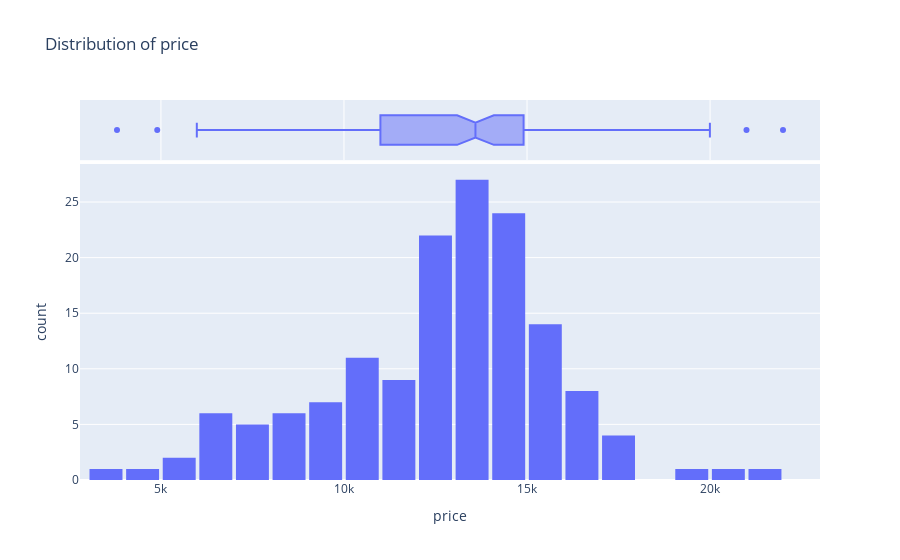

Source (notebook cell):
### Code cell
fig=px.histogram(cars_df,x='price',marginal='box',title='Distribution of price')
#marginal='box' adds a boxplot above our histogram
fig.update_layout(bargap=0.1)
fig.show()

### Figure 1 — Plotly figure (JSON) as saved in the notebook; plotly's stock layout.template omitted (floating-point values rounded to 4 significant figures; data arrays with more than 128 entries replaced by an {"elided": "..."} marker saying what was removed)
{"data": [{"alignmentgroup": "True", "bingroup": "x", "hovertemplate": "price=%{x}<br>count=%{y}<extra></extra>", "legendgroup": "", "marker": {"color": "#636efa", "pattern": {"shape": ""}}, "name": "", "offsetgroup": "", "orientation": "v", "showlegend": false, "type": "histogram", "x": {"elided": "150 int values"}, "xaxis": "x", "yaxis": "y"}, {"alignmentgroup": "True", "hovertemplate": "price=%{x}<extra></extra>", "legendgroup": "", "marker": {"color": "#636efa"}, "name": "", "notched": true, "offsetgroup": "", "showlegend": false, "type": "box", "x": {"elided": "150 int values"}, "xaxis": "x2", "yaxis": "y2"}], "layout": {"autosize": true, "bargap": 0.1, "barmode": "relative", "legend": {"tracegroupgap": 0}, "title": {"text": "Distribution of price"}, "xaxis": {"anchor": "y", "autorange": true, "domain": [0, 1], "range": [2789.0, 23000.0], "title": {"text": "price"}, "type": "linear"}, "xaxis2": {"anchor": "y2", "autorange": true, "domain": [0, 1], "matches": "x", "range": [2789.0, 23000.0], "showgrid": true, "showticklabels": false, "type": "linear"}, "yaxis": {"anchor": "x", "autorange": true, "domain": [0, 0.8316], "range": [0, 28.42], "title": {"text": "count"}}, "yaxis2": {"anchor": "x2", "autorange": true, "domain": [0.8416, 1], "matches": "y2", "range": [-0.5, 0.5], "showgrid": false, "showline": false, "showticklabels": false, "ticks": "", "type": "category"}}}
